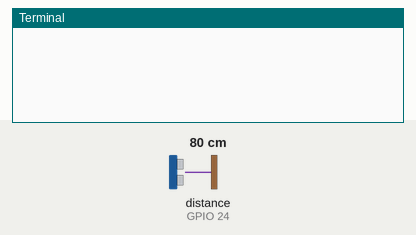
Recording of a program running on a simulated Raspberry Pi (BCM pin numbers). On the bench: the last lines printed to the terminal. Inputs (shaded band) come from the test bench; at power-on: distance to the obstacle (sensor on GPIO 24) 80 cm. The echo pulse lasts 58.3 µs per cm; databases and web services accept everything at once and return nothing; values from a settings file that is not in the repository are placeholders; the clock reads 2024-03-15 10:24:30 at power-on unless the program sets it.

Above: at 1.2 s.
1.3 s: distance to the obstacle (sensor on GPIO 24) set to 2 cm
At 3.2 s:
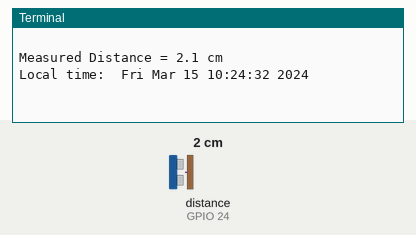
3.5 s: distance to the obstacle (sensor on GPIO 24) set to 60 cm
At 5.1 s:
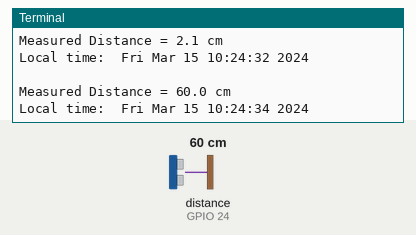

Measured:
- after the input at 1.3 s, the terminal: prints a new line after 0.71 s (image 1)
- after the input at 3.5 s, the terminal: prints a new line after 0.52 s (image 2)

The program:

distance_calculator.py
```python
# Libraries
import RPi.GPIO as GPIO
import time
import os
from pymongo import MongoClient
from dotenv import load_dotenv

#GPIO Mode (BOARD / BCM)
GPIO.setmode(GPIO.BCM)

#set GPIO Pins
GPIO_TRIGGER = 23  # pin 16 / GPIO 23
GPIO_ECHO = 24 # pin 18 / GPIO 24

#set GPIO direction (IN / OUT)
GPIO.setup(GPIO_TRIGGER, GPIO.OUT)
GPIO.setup(GPIO_ECHO, GPIO.IN)

def distance():
	# set Trigger to HIGH
	GPIO.output(GPIO_TRIGGER, True)

	# set Trigger after 0.01ms to LOW
	time.sleep(0.00001)
	GPIO.output(GPIO_TRIGGER, False)

	StartTime = time.time()
	StopTime = time.time()

	# save StartTime
	while GPIO.input(GPIO_ECHO) == 0:
		StartTime = time.time()

	# save time of arrival
	while GPIO.input(GPIO_ECHO) == 1:
		StopTime = time.time()

	# time difference between start and arrival
	TimeElapsed = StopTime - StartTime

	# multiply with the sonic speed (34300 cm/s)
	# and divide by 2, because there and back
	Distance = (TimeElapsed * 34300) / 2

	return Distance

if __name__ == '__main__':
	# Load config from a .env file:
	load_dotenv()
	MONGODB_URI = os.environ['MONGODB_URI']
	client = MongoClient(MONGODB_URI)
	db = client.get_database("ParkingData")
	collection = db.get_collection("ParkingData")
	try:
		parked_flag = False
		while True:
			dist = distance()

			if (dist < 50 and parked_flag == False):
				parking_time = time.time()
				local_time = time.ctime(parking_time)
				parked_flag = True
				# Send local time to db.
				print ("\nMeasured Distance = {:.1f} cm".format(dist))
				print ("Local time: ", local_time)
				data = { "parking_id" : 1, "parked" : parked_flag, "timestamp" : local_time }
				x = collection.insert_one(data)

			elif (dist > 50 and parked_flag == True):
				unparked_time = time.time()
				local_time = time.ctime(unparked_time)
				parked_flag = False
				# Send local time to db.
				print ("\nMeasured Distance = {:.1f} cm".format(dist))
				print ("Local time: ", local_time)
				data = { "parking_id" : 1, "parked" : parked_flag, "timestamp" : local_time }
				x = collection.insert_one(data)

			time.sleep(1)

	# Reset by pressing CTRL + C
	except KeyboardInterrupt:
		print("\nMeasurement stopped by User")
		client.close()
		GPIO.cleanup()
```
